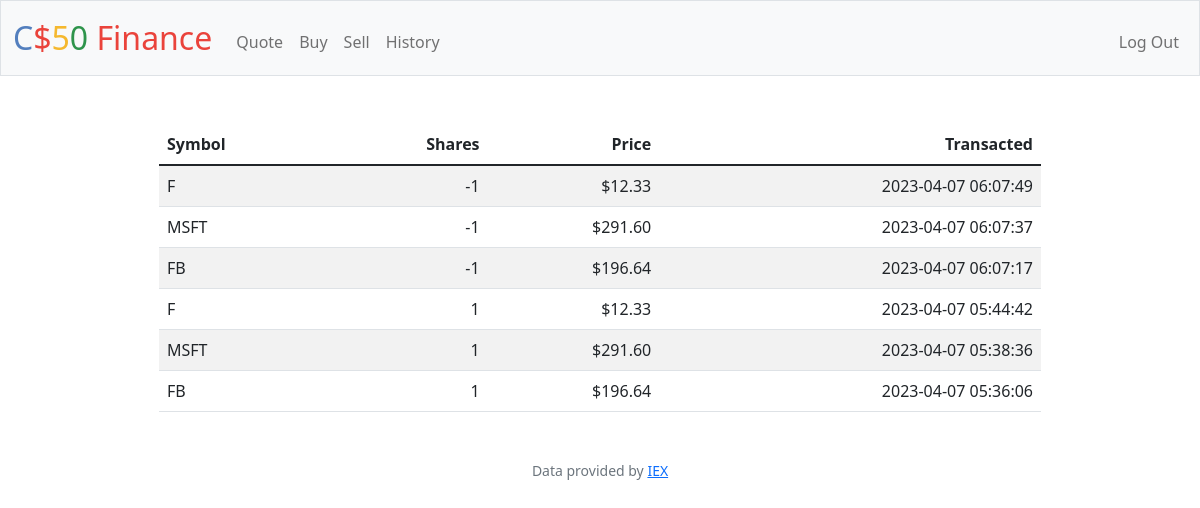
Screenshot of /history (signed in) with the database file from the repository.
### tables this page shows
CREATE TABLE transactions (
    id INTEGER PRIMARY KEY AUTOINCREMENT,
    user_id INTEGER NOT NULL,
    symbol TEXT NOT NULL,
    name TEXT NOT NULL,
    shares INTEGER NOT NULL,
    price NUMERIC NOT NULL,
    timestamp DATETIME NOT NULL DEFAULT CURRENT_TIMESTAMP
);

### app.py (the view)
@app.route("/history")
@login_required
def history():
    rows = db.execute(
        "SELECT symbol, shares, price, timestamp FROM transactions WHERE user_id = ? ORDER BY timestamp DESC", session["user_id"])
    return render_template("history.html", rows=rows)

### app.py (called while the page is built)
@app.after_request
def after_request(response):
    response.headers["Cache-Control"] = "no-cache, no-store, must-revalidate"
    response.headers["Expires"] = 0
    response.headers["Pragma"] = "no-cache"
    return response

### helpers.py (called while the page is built)
def login_required(f):
    @wraps(f)
    def decorated_function(*args, **kwargs):
        if session.get("user_id") is None:
            return redirect("/login")
        return f(*args, **kwargs)
    return decorated_function

def usd(value):
    return f"${value:,.2f}"

### templates/history.html (shortened to what this page needs)
{% extends "layout.html" %}
{% block main %}
    <table class="table table-striped w-75 m-auto">
        <thead>
            <tr>
                <th class="text-start">Symbol</th>
                <th class="text-end">Shares</th>
                <th class="text-end">Price</th>
                <th class="text-end">Transacted</th>
            </tr>
        </thead>
        <tbody>
            {% for row in rows %}
                <tr>
                    <td class="text-start">{{ row.symbol }}</td>
                    <td class="text-end">{{ row.shares }}</td>
                    <td class="text-end">{{ row.price|usd }}</td>
                    <td class="text-end">{{ row.timestamp }}</td>
                </tr>
            {% endfor %}
        </tbody>
    </table>
{% endblock %}

### rows the page displays
transactions: symbol "F", shares "-1", price "$12.33", timestamp "2023-04-07 06:07:49"
transactions: symbol "MSFT", shares "-1", price "$291.60", timestamp "2023-04-07 06:07:37"
transactions: symbol "FB", shares "-1", price "$196.64", timestamp "2023-04-07 06:07:17"
transactions: symbol "F", shares "1", price "$12.33", timestamp "2023-04-07 05:44:42"
transactions: symbol "MSFT", shares "1", price "$291.60", timestamp "2023-04-07 05:38:36"
transactions: symbol "FB", shares "1", price "$196.64", timestamp "2023-04-07 05:36:06"
